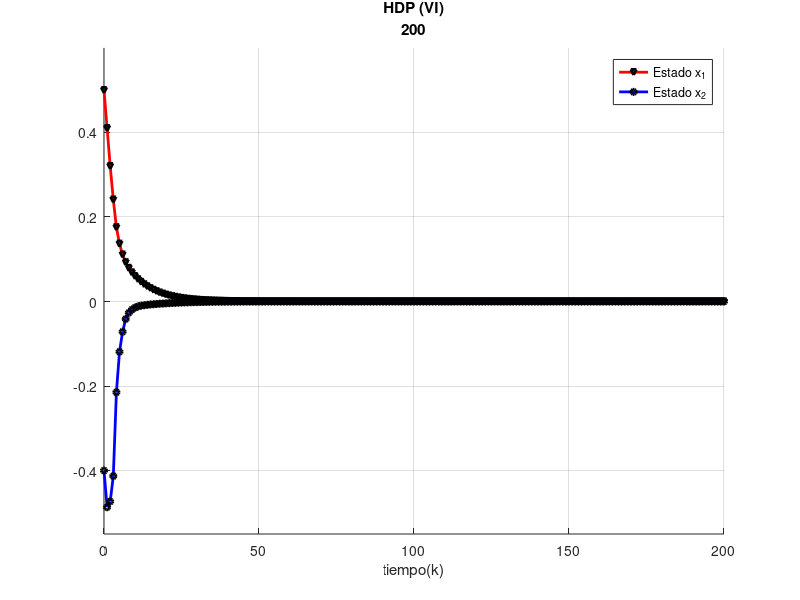
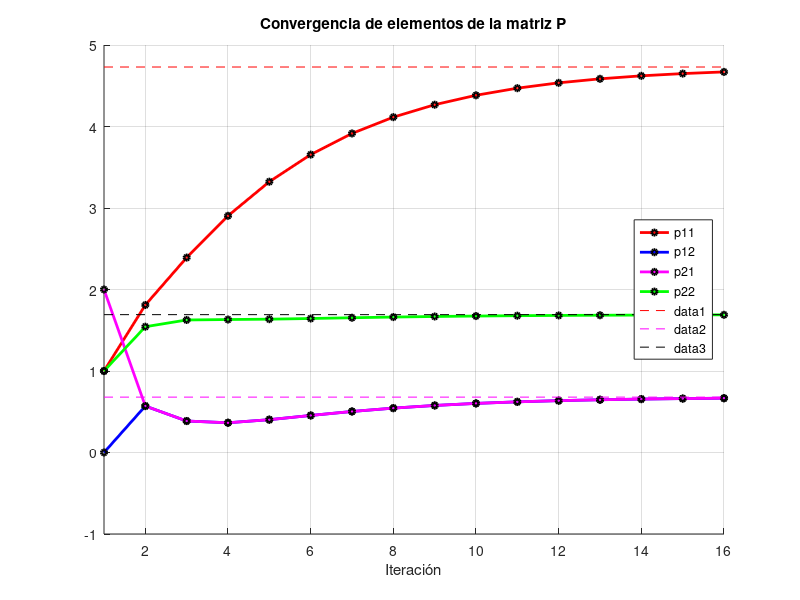
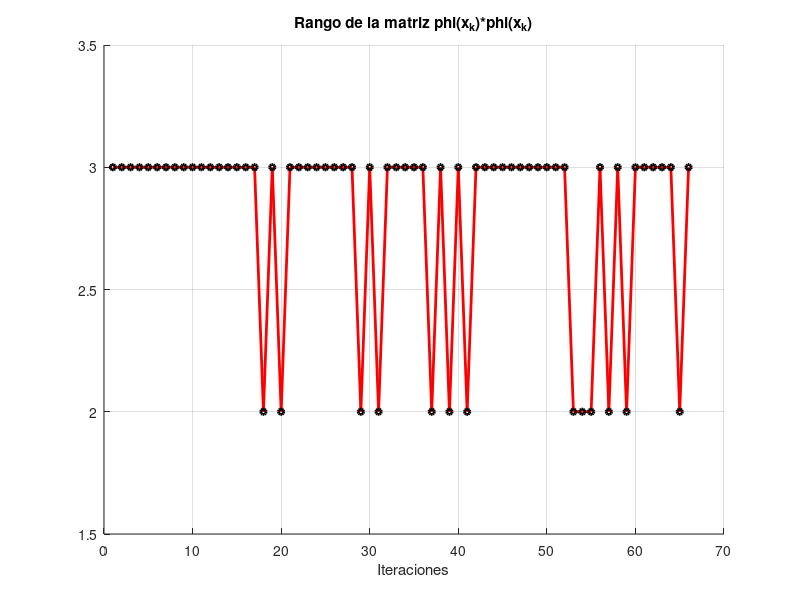

Write MATLAB code to recreate these figures, in order.
%Este código es presentado en el segundo avance de tesis, como parte de la desmostración
%de la iteración de valor (HDP) usando identificación de parametros en linea sin PE.
%Como parte de la identificación se toma una estructura de aproximador paramétrico:
%Mínimos cuadrados por lotes. 

% Se toma como referencia del algoritmo crítico adaptativo:Landelius Dissertation and papers.


% Considerar 
% x(k+1)=[0      1; -0.16 -1]*x(k)+[0;1]*u(k)
% L=[.34 -2];
close all;
clear all;
clc;

A=[0.9 0.1;0 0.8];
B=[0;1];
%K=[0 1];
Q=diag ( [ 1 1 ] ) ;
R=2;
x=[0.5;-0.4]; %Condiciones iniciales
T = 200;
eig(A);


% Solo para simular el sistema
%P=1*eye(2,2)
P=[1 0;2 1];
K=-inv(R+B'*P*B)*B'*P*A

##%K=[0.2 1.8];
##%K=-K;
eig(A-B*K);

##for i=1:T
##    x(:,i+1)=A*x(:,i)+B*K*x(:,i);
##end

##x;
##figure(1); 
##hold on;
##plot( (1:T+1)-1, x(1,:),"marker", "v", "markerEdgeColor", "k", ... 
##     "markersize", 4, "linewidth", 2, "color","r");
##     
##plot( (1:T+1)-1, x(2,:),"marker", "o", "markerEdgeColor", "k", ... 
##      "markersize", 4, "linewidth", 2, "color","b");
##%ylim([-0.55, 0.6])
##title({"Comportamiento del sistema con una ganancia K:"; K; "Iteraciones totales:";T})
##legend("Estado x_{1}","Estado x_{2}")
##grid on


N = 3; %Tamaño de trayectoria
p = 3; %Número de terminos independientes


phi(1:p,1:N)=0;
Y(1:N,1)=0;

l=0;
con = 0;
for i=1:T
    u=K*x(:,i);    
    x(:,i+1)=A*x(:,i)+B*u;
    
    Y(1,1)=Y(2,1);
    Y(2,1)=Y(3,1);
    Y(3,1)=x(:,i)'*Q*x(:,i)+u'*R*u+x(:,i+1)'*P*x(:,i+1);
    
    phi(:,1)=phi(:,2);
    phi(:,2)=phi(:,3);
    phi(:,3)=[x(1,i)^2;2*x(1,i)*x(2,i);x(2,i)^2];
    
    if mod(i,p)==0
        con = con + 1;
        C=phi*phi';
        rC(con) = rank(C); %Comprobando el rango de la matriz C
        q=phi*Y;        
        W=pinv(C)*q;
        P=[W(1) W(2);W(2) W(3)];
        K_ = inv(R+B'*P*B)*B'*P*A;
        K = -K_;
             
        for i=1:2
          for j =1:2         
          P1(i, j+l) = P(i,j);         
        end
        
      end
      l=l+2;
        
    end
end
P;
K_;
x;
l1 =1;
p11=zeros(1, con+1);
p11(:,1) = 1;
for j=2:con+1;
  p11(1, j)= P1(1,l1);
  l1=l1+2;
end

l2 =2;
p12=zeros(1, con+1);
p12(:,1) = 0;
for j=2:con+1;
  p12(1, j)= P1(1,l2);
  l2=l2+2;
end

l3 =1;
p21=zeros(1, con+1);
p21(:,1) = 2;
for j=2:con+1;
  p21(1, j)= P1(2,l3);
  l3=l3+2;
end


l4 =2;
p22=zeros(1, con+1);
p22(:,1) = 1;
for j=2:con+1;
  p22(1, j)= P1(2,l4);
  l4=l4+2;
end



[ K0 , P0 ] = dlqr ( A , B , Q , R ) 

figure(2);
hold on;

plot( (1:T+1)-1, x(1,:),"marker", "v", "markerEdgeColor", "k", ... 
     "markersize", 4, "linewidth", 2, "color","r");
     
plot( (1:T+1)-1, x(2,:),"marker", "o", "markerEdgeColor", "k", ... 
      "markersize", 4, "linewidth", 2, "color","b");
xlabel("tiempo(k)")
#xlim ([0,43])
ylim([-0.55, 0.6])
title({"HDP (VI)"; T})
legend("Estado x_{1}","Estado x_{2}")
grid on


figure(3);
hold on;
plot(p11,"marker", "o", "markerEdgeColor", "k", ... 
     "markersize", 4, "linewidth", 2, "color","r");

plot( p12,"marker", "o", "markerEdgeColor", "k", ... 
"markersize", 4, "linewidth", 2, "color","b");

plot( p21,"marker", "o", "markerEdgeColor", "k", ... 
"markersize", 4, "linewidth", 2, "color","m");

plot( p22,"marker", "o", "markerEdgeColor", "k", ... 
"markersize", 4, "linewidth", 2, "color","g");
xlabel("Iteración")
title("Convergencia de elementos de la matriz P")
legend({"p11","p12",  "p21", "p22"},  "location", "east")

line([1 16], [4.72993 4.72993], "linestyle", "--", "color", "r")
line([1 16], [0.67950 0.67950], "linestyle", "--", "color", "m")
line([1 16], [1.69146 1.69146], "linestyle", "--", "color", "black")
xlim ([1,16])
grid on


figure(4);
hold on;

plot(rC,"marker", "o", "markerEdgeColor", "k", ... 
     "markersize", 4, "linewidth", 2, "color","r");
ylim([1.5,3.5])
xlabel("Iteraciones")
title("Rango de la matriz phi(x_{k})*phi(x_{k})")
grid on

